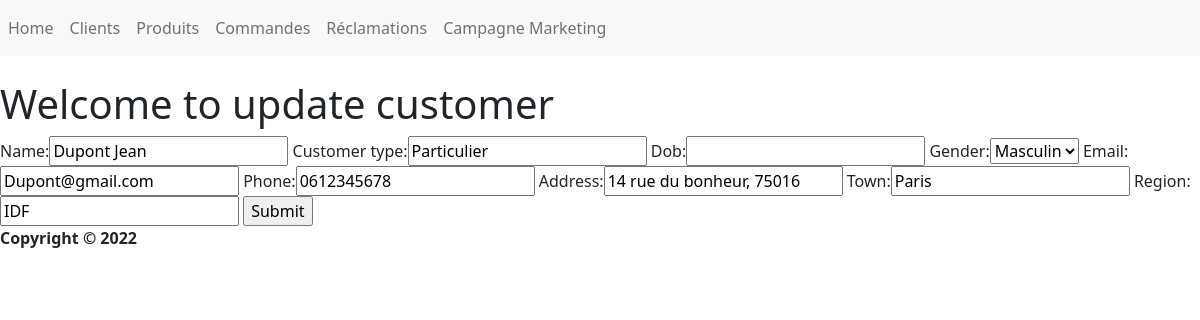
The page /Clients_mise_à_jour/1 on the database as committed earlier.
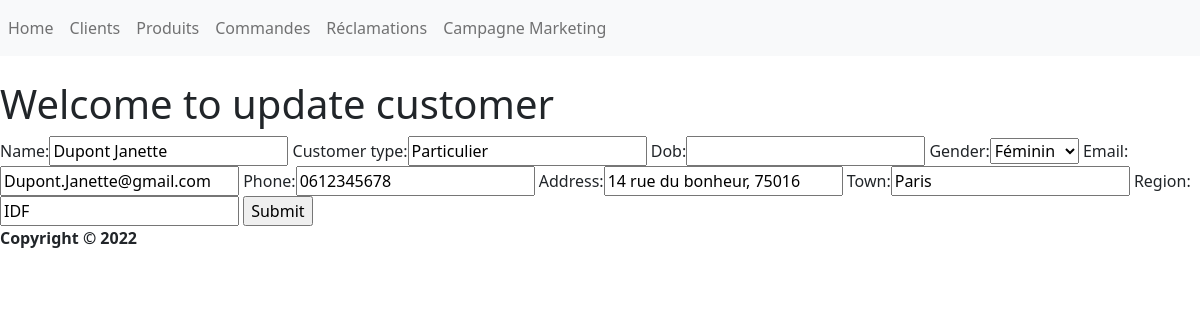
The same page on the database as committed later.
### Main/models.py (models this page shows, shortened)
class Customer(models.Model):
    GENDER_CHOICES=(('Masculin','Masculin'),('Féminin','Féminin'),('Autre','Autre')
    )
    name=models.CharField(max_length=255,blank=True, null=True)
    customer_type=models.CharField(max_length=255,blank=True, null=True)
    dob=models.DateTimeField(null=True)
    gender=models.CharField(max_length=255, null=True,choices=GENDER_CHOICES)
    email=models.CharField(max_length=255,blank=True, null=True)
    phone=models.CharField(max_length=12,blank=True, null=True)
    address=models.CharField(max_length=255,blank=True, null=True)
    town=models.CharField(max_length=255,blank=True, null=True)
    region=models.CharField(max_length=255,blank=True, null=True)
    date_created=models.DateTimeField(auto_now_add=True, null=True)

### Main/forms.py
class CustomerForm(ModelForm):
    class Meta():
        model = Customer
        fields='__all__'

### Main/views.py (called while the page is built)
def update_customer(request,pk):
    my_customer=Customer.objects.get(id=pk)
    if request.method == 'POST':
        my_form=CustomerForm(request.POST,instance=my_customer)
        if my_form.is_valid():
            my_form.save()
            return redirect('/Clients/')
    my_form= CustomerForm(instance=my_customer)
    context={'customer':my_customer,'form':my_form}
    return render(request, 'Main/customer_update.html',context)
    return render(request,'Main/customers_form.html')

### Main/Templates/Main/customer_update.html (shortened to what this page needs)
{% extends "main/base.html" %}
{% block content %}
    <header>
        <h1> Welcome to update customer </h1>
    </header>
    <form method="POST">
        {{form}}
        <input type="submit" name="Update Customer">
    </form>
{% endblock content %}

Rows that differ between the two databases and show on the page:
changed Customer "Particulier": name "Dupont Jean" → "Dupont Janette"; gender "Masculin" → "Féminin"; email "Dupont@gmail.com" → "Dupont.Janette@gmail.com"
